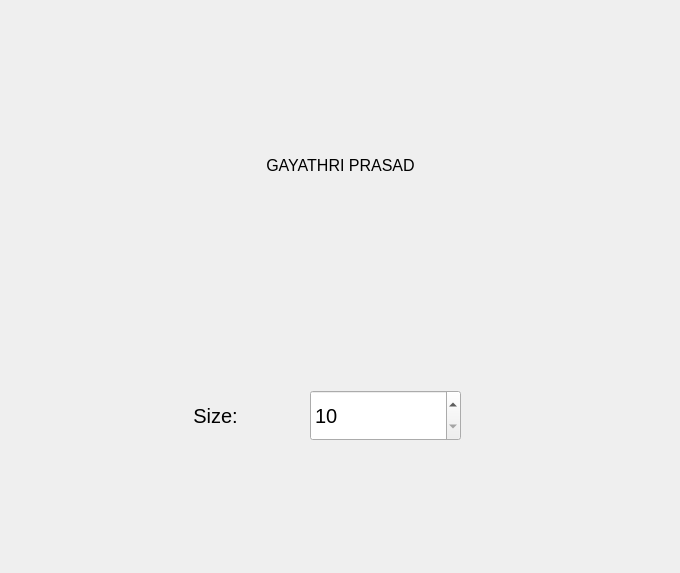
<?xml version="1.0" encoding="UTF-8"?>
<ui version="4.0">
 <class>form1</class>
 <widget class="QWidget" name="form1">
  <property name="geometry">
   <rect>
    <x>0</x>
    <y>0</y>
    <width>680</width>
    <height>573</height>
   </rect>
  </property>
  <property name="windowTitle">
   <string>Spin Box Demo</string>
  </property>
  <widget class="QLabel" name="l1">
   <property name="geometry">
    <rect>
     <x>40</x>
     <y>60</y>
     <width>601</width>
     <height>211</height>
    </rect>
   </property>
   <property name="font">
    <font>
     <pointsize>12</pointsize>
    </font>
   </property>
   <property name="text">
    <string>GAYATHRI PRASAD</string>
   </property>
   <property name="alignment">
    <set>Qt::AlignCenter</set>
   </property>
  </widget>
  <widget class="QLabel" name="l2">
   <property name="geometry">
    <rect>
     <x>150</x>
     <y>390</y>
     <width>131</width>
     <height>51</height>
    </rect>
   </property>
   <property name="font">
    <font>
     <pointsize>15</pointsize>
    </font>
   </property>
   <property name="text">
    <string>Size:</string>
   </property>
   <property name="alignment">
    <set>Qt::AlignCenter</set>
   </property>
  </widget>
  <widget class="QSpinBox" name="SPIN1">
   <property name="geometry">
    <rect>
     <x>310</x>
     <y>390</y>
     <width>151</width>
     <height>51</height>
    </rect>
   </property>
   <property name="font">
    <font>
     <pointsize>15</pointsize>
    </font>
   </property>
   <property name="minimum">
    <number>10</number>
   </property>
   <property name="maximum">
    <number>110</number>
   </property>
  </widget>
 </widget>
 <resources/>
 <connections/>
</ui>
